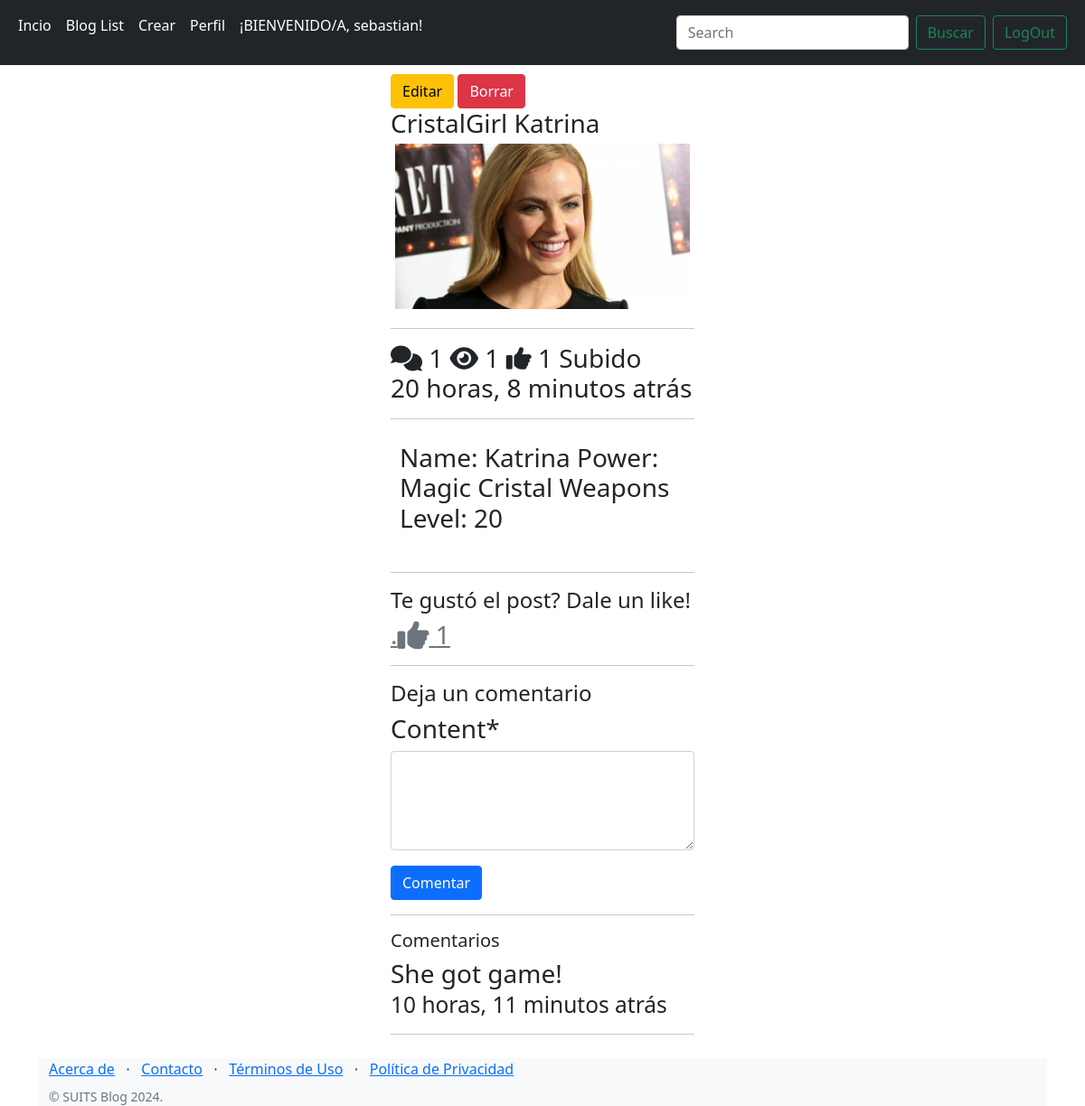
/katrina/detail (signed in), run on the app's committed database.
### blog/posts/models.py (models this page shows, shortened)
class User(AbstractUser):
    user_avatar=models.OneToOneField('posts.User',on_delete=models.CASCADE,null=True,blank=True)

class Post(models.Model):
    title = models.CharField(max_length=100)
    content = models.TextField()
    thumbnail = models.ImageField()
    publish_date = models.DateTimeField(auto_now_add=True)
    last_updated = models.DateTimeField(auto_now=True)
    author = models.ForeignKey(User, on_delete=models.CASCADE)
    slug = models.SlugField()
    def get_like_url(self):
        return reverse("like", kwargs={"slug": self.slug})
    @property
    def get_comment_count(self):
        return self.comment_set.all().count()
    @property
    def get_view_count(self):
        return self.postview_set.all().count()
    @property
    def get_like_count(self):
        return self.like_set.all().count()
    @property
    def comments(self):
        return self.comment_set.all().order_by('-timestamp')

class Comment(models.Model):
    user = models.ForeignKey(User, on_delete=models.CASCADE)
    post = models.ForeignKey(Post, on_delete=models.CASCADE)
    timestamp = models.DateTimeField(auto_now_add=True)
    content = models.TextField()

### blog/posts/views.py (the view, shortened to what this page needs)
# urls.py: path('<slug>/detail',PostDetailView.as_view(),name='detail'),
class PostDetailView(DetailView):
    model= Post
    template_name='post_detail.html'
    def get_context_data(self,**kwargs):
        context=super().get_context_data(**kwargs)
        context.update({'view':'Detail','form':CommentForm()})
        return context
    def get_object(self, **kwargs):
        object=super().get_object(**kwargs)
        if self.request.user.is_authenticated:
            PostView.objects.get_or_create(user=self.request.user,post=object)
            return object

### blog/posts/forms.py
class CommentForm(forms.ModelForm):
    content=forms.CharField(required=True, widget=forms.Textarea(attrs={
        'rows':4
    }))
    class Meta:
        model=Comment
        fields=('content',)

### blog/templates/post_detail.html (shortened to what this page needs)
{% extends "base.html" %}
{% load crispy_forms_tags %}
{% load static %}
{% block content %}
    <div class='row'>
    <div class='col-4 offset-4'>
    <div clas='card' style='padding: 10px;'>
        {% if request.user.is_authenticated %}
            <a href='{% url "update" object.slug %}' class='btn btn-warning'>Editar</a>
            <a href='{% url "delete" object.slug %}' class='btn btn-danger'>Borrar</a>
        {% endif %}
        <h3>{{object.title}}</3>
        <img src='{{object.thumbnail.url}}' class='card-img-top' alt='...' style='padding: 5px;'>
        <hr/>
        <div>
            <span><i class='fas fa-comments ml-2'></i> {{object.get_comment_count}} </span>
            <span><i class='fas fa-eye ml-2'></i> {{object.get_view_count}} </span>
            <span><i class='fas fa-thumbs-up ml-2'></i> {{object.get_like_count}} </span>
            <span class='float-right'>Subido {{object.publish_date|timesince}} atrás</span>
        </div>
        <hr/>
        <div style='padding:10px;'>
            <p> {{object.content}} </p>
        </div>
        <hr/>
        <div>
            <h4>Te gustó el post? Dale un like!</h4>
            <a class='text-muted' href='{{object.get_like_url}}'>
            .<i class='fas fa-thumbs-up fa-lg'></i>
            {{object.get_like_count}}
            </a>
            <hr/>
            {% if request.user.is_authenticated %}
                <h4>Deja un comentario</h4>
                <form method='post'>
                {{form|crispy}}
                <button class='btn btn-primary'>Comentar</button>
                </form>
                <hr/>
                <h5>Comentarios</h5>
                {% for comment in object.comments %}
                    <div>
                        <p>{{comment.content}}
                        <br>
                        <small> {{comment.timestamp|timesince}} atrás</small>
                        </p>
                    </div>
                    <hr/>
                {% endfor %}
            {% else %}
            <a href='{% url "login" %}' class='btn btn-primary btn-block'>Login para comentar</a>
            {% endif %}
        </div>
    </div>
    </div>
{% endblock content %}

### blog/templates/base.html (shortened to what this page needs)
<!DOCTYPE html>
<html lang="es">
  {% load static %}
  <head>
    <link
      href="https://cdn.jsdelivr.net/npm/bootstrap@5.1.3/dist/css/bootstrap.min.css"
      rel="stylesheet"
    />
    <link
      rel="stylesheet"
      href="https://cdnjs.cloudflare.com/ajax/libs/font-awesome/6.0.0-beta3/css/all.min.css"
    />
  </head>
 <body style=''>
      <nav class="navbar navbar-expand-lg navbar-dark bg-dark">
        <div class="container-fluid">
          <div class="collapse navbar-collapse" id="navbarSupportedContent">
            <ul class="navbar-nav me-auto mb-2 mb-lg-0">
              <li class="nav-item">
                <a class="nav-link active" aria-current="page" href="{% url 'home' %}">Incio</a>
              </li>
              <li class="nav-item">
                <a class="nav-link active" aria-current="page" href="{% url 'list' %}">Blog List</a>
              </li>
              <li class="nav-item d-flex align-items-center justify-content-between">
                {% if request.user.is_authenticated %}
                  <li><a class="nav-link active" aria-current="page" href="{% url 'create' %}">Crear</a></li>
                  <li><a class="nav-link active" aria-current="page" href="{% url 'profile' %}">Perfil</a></li>
                  <p class="nav-link active" aria-current="page">¡BIENVENIDO/A, {{user.username}}!</p>
                {% endif %}
              </li>
            </ul>
            <form class="d-flex">
              <input class="form-control me-2" type="search" placeholder="Search" aria-label="Search"/>
              <button class="btn btn-outline-success me-2" type="submit">Buscar</button>
              {% if request.user.is_authenticated %}
                <a class="btn btn-outline-success me-2" href="{% url 'logout_view' %}">LogOut</a>
              {% else %}
                <a class="btn btn-outline-success me-2" href="{% url 'login' %}">Login</a>
                <a class="btn btn-outline-success me-2" href="{% url 'register' %}">Registrar</a>
              {% endif %}
            </form>
          </div>
        </div>
      </nav>
      <div class="container">
          {% block content %}
          {% endblock content %}
      </div>
      <footer class="footer bg-light">
        <div class="container">
            <div class="row">
                <div class="col-lg-6 h-100 text-center text-lg-start my-auto">
                    <ul class="list-inline mb-2">
                        <li class="list-inline-item"><a href="#!">Acerca de</a></li>
                        <li class="list-inline-item">⋅</li>
                        <li class="list-inline-item"><a href={% url "contacto" %}>Contacto</a></li>
                        <li class="list-inline-item">⋅</li>
                        <li class="list-inline-item"><a href="#!">Términos de Uso</a></li>
                        <li class="list-inline-item">⋅</li>
                        <li class="list-inline-item"><a href="#!">Política de Privacidad</a></li>
                    </ul>
                    <p class="text-muted small mb-4 mb-lg-0">&copy; SUITS Blog 2024.</p>
                </div>
                <div class="col-lg-6 h-100 text-center text-lg-end my-auto">
                    <ul class="list-inline mb-0">
                    </ul>
                </div>
            </div>
        </div>
    </footer>
 </body>
</html>

### data on the page
User: username "sebastian"
Post: title "CristalGirl Katrina", thumbnail (picture), get_comment_count "1", get_view_count "1", get_like_count "1", publish_date "20 horas, 8 minutos", content "Name: Katrina Power: Magic Cristal Weapons Level: 20"
Comment: content "She got game!", timestamp "10 horas, 11 minutos"
